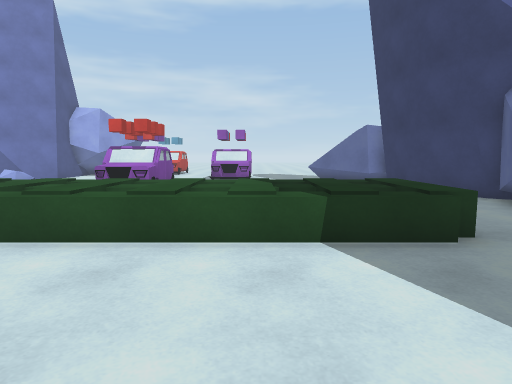
View 1 (above)

18 first-person views from a walk through a 3-D level made in the Unity game engine. The camera is 1.3 m above the floor, tilts 6° down and sees 75° across. The floor is counted in squares, 1 m on a side. Each view is taken from the middle of a square. On the plan, view 1 faces up. The plan holds only what a view shows up to about 14 squares ahead; the rest is blank. The place goes on beyond the plan.

View 2
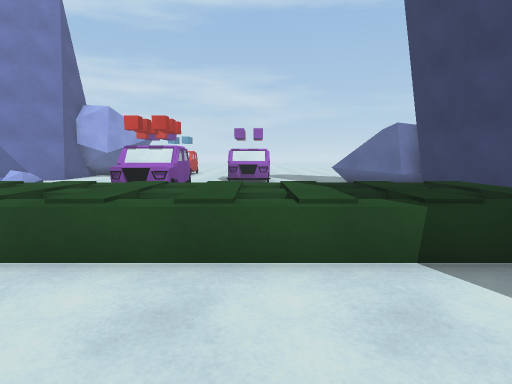

View 3
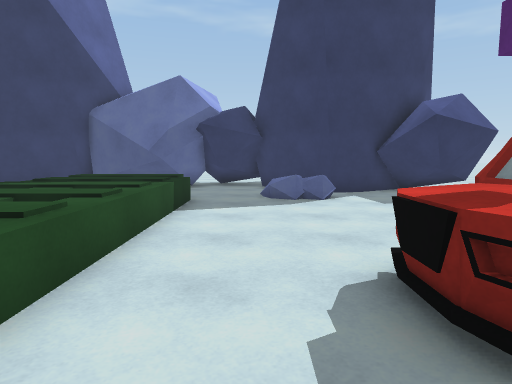

View 4
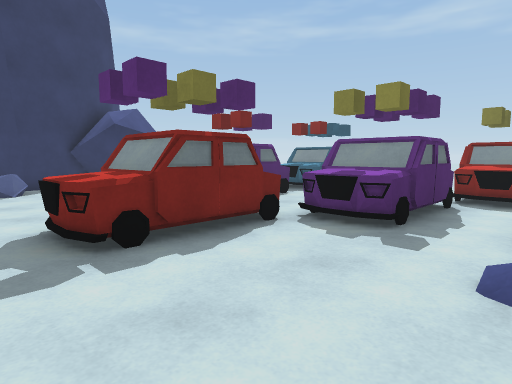

View 5
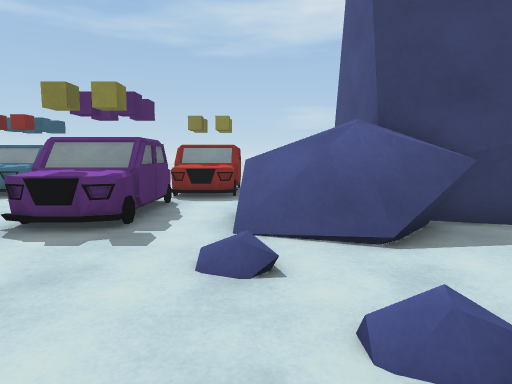

View 6
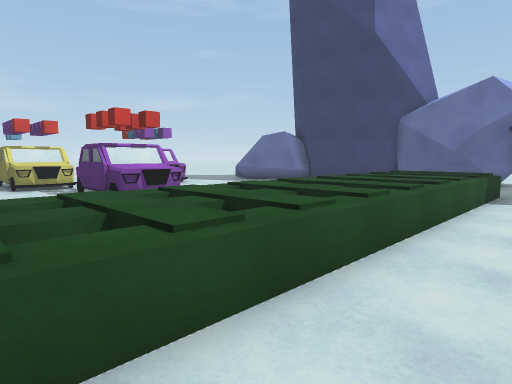

View 7
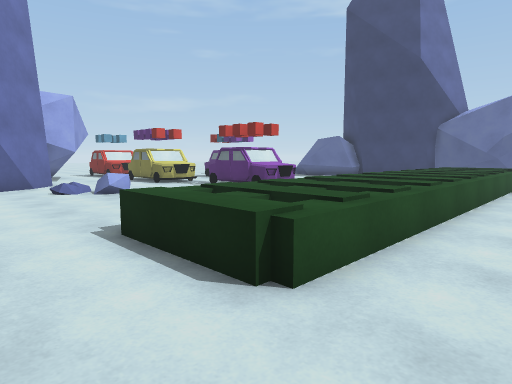

View 8
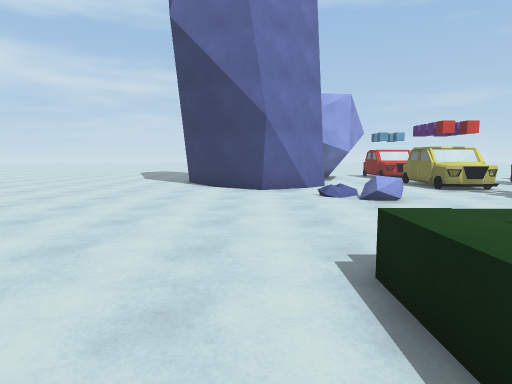

View 9
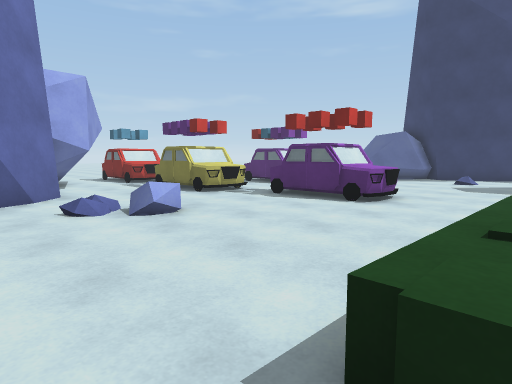

View 10
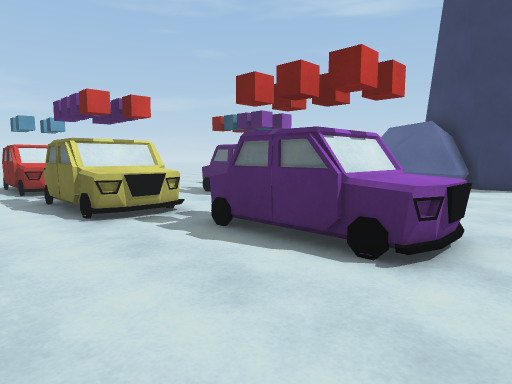

View 11
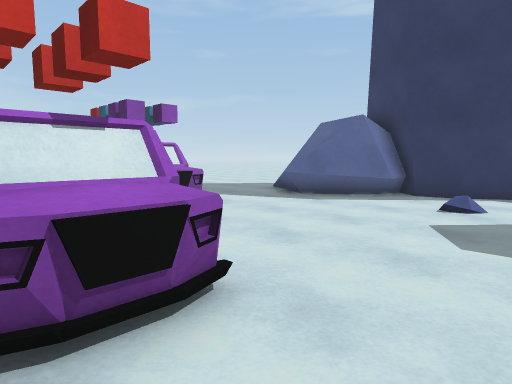

View 12
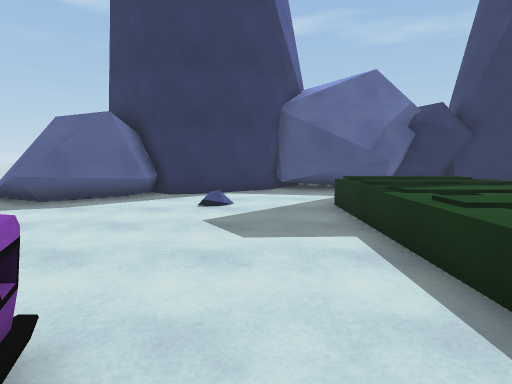

View 13
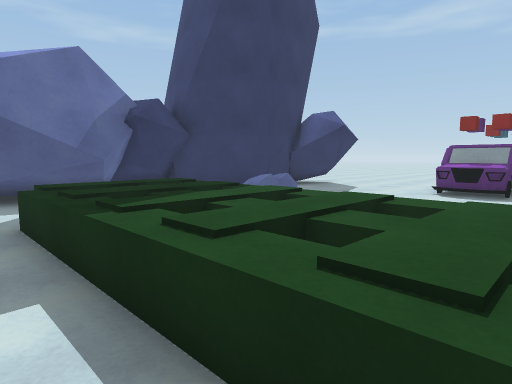

View 14
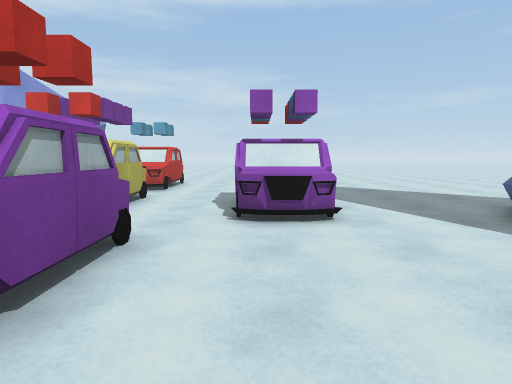

View 15
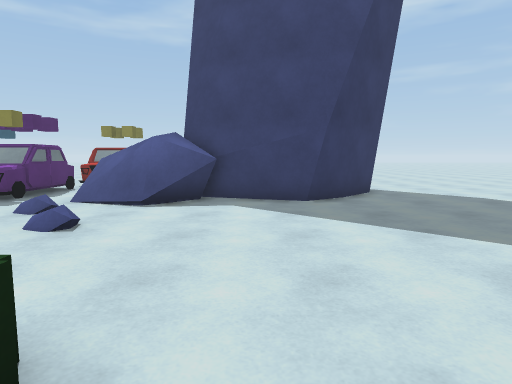

View 16
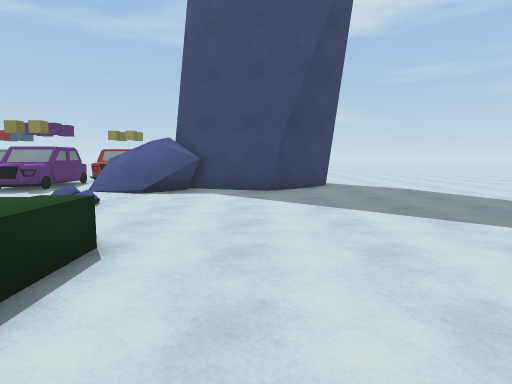

View 17
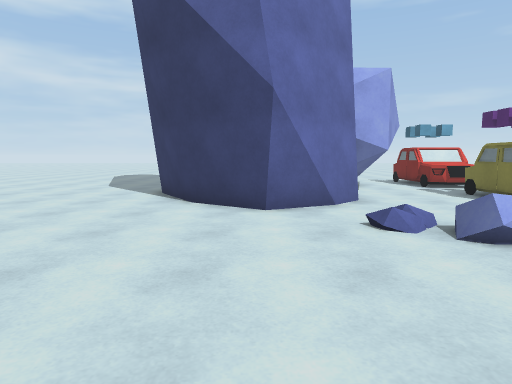

View 18
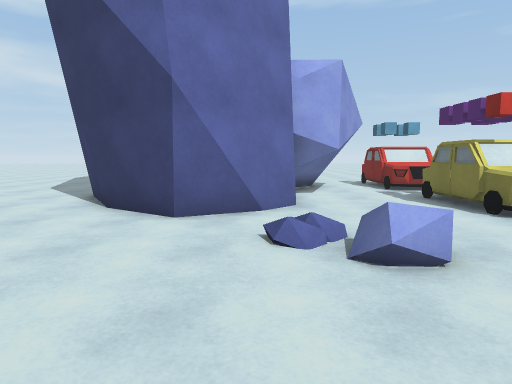

### Floor plan
Key: @ floor where view 1 was taken; # wall or solid block; . main floor; : floor 0.25 m higher than the main floor; / step, stairs or slope; ^ raised ledge; O other object.
Columns run from 19 left of view 1 to 8 right of it. Each row starts with its distance up from view 1.
 21 .##     ...OOO...OO .....
 20 ..#   ##...OOO...OO .....
 19 ..#####....OOO...OOO...OO
 18 ....##......OO...OOO..OOO
 17 ......................OOO
 16 ......./:....OOO.......OOO
 15 ......./O....OOO........OO
 14 .............OOO.........#
 13 .............OOO.........#
 12 .............OO.......O..##
 11 ..........................#
 10 ..........................##
  9  .....^^^^^^^^^^^^^^^^^...#
  8  ....^^^^^^^^^^^^^^^^^^..##
  7 .....^^^^^^^^^^^^^^^^^^..##
  6 .....^^^^^^^^^^^^^^^^^^..###
  5 ......^^^^^^^^^^^^^^^^^...O#
  4 ..........................OO
  3 ........ . ...............#O
  2 ......... ....OO.......  ##
  1 ........:.....OOO......O #
  0 ..............OOO..@....##
 -1 .........O....OO .......##
 -2 ......OO......OO ......OOO
 -3 ..####OO /..OO.  OOO...OOO
 -4 .##  ##  /..OOO. OOO.. OOO
 -5 ##    #O O..OO ..OO     OO
 -6           ..OO  .OO
 -7           ..O
 -8           OOO    OOO

Positions as (right, up) in squares from view 1, and headings:
1: (0, 0), facing up
2: (-1, 1), facing up
3: (-7, 3), facing right
4: (-10, 3), facing down-right
5: (-10, 3), facing down
6: (-10, 3), facing up-right
7: (-16, 3), facing up-right
8: (-15, 5), facing up
9: (-15, 8), facing up-right
10: (-10, 11), facing up-right
11: (-6, 10), facing up-right
12: (-6, 11), facing right
13: (-4, 10), facing down-right
14: (-2, 11), facing up
15: (-15, 7), facing down
16: (-16, 10), facing down
17: (-15, 10), facing up
18: (-13, 11), facing up
